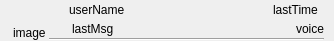
<?xml version="1.0" encoding="UTF-8"?>
<ui version="4.0">
 <class>CustomListWidgetItem</class>
 <widget class="QWidget" name="CustomListWidgetItem">
  <property name="geometry">
   <rect>
    <x>0</x>
    <y>0</y>
    <width>334</width>
    <height>41</height>
   </rect>
  </property>
  <property name="windowTitle">
   <string>Form</string>
  </property>
  <layout class="QHBoxLayout" name="horizontalLayout_3" stretch="1,8">
   <property name="spacing">
    <number>0</number>
   </property>
   <property name="leftMargin">
    <number>10</number>
   </property>
   <property name="topMargin">
    <number>0</number>
   </property>
   <property name="rightMargin">
    <number>10</number>
   </property>
   <property name="bottomMargin">
    <number>0</number>
   </property>
   <item>
    <widget class="QLabel" name="lb_image">
     <property name="styleSheet">
      <string notr="true">margin-top:25px;</string>
     </property>
     <property name="text">
      <string>image</string>
     </property>
    </widget>
   </item>
   <item>
    <layout class="QVBoxLayout" name="verticalLayout">
     <property name="spacing">
      <number>0</number>
     </property>
     <item>
      <layout class="QHBoxLayout" name="horizontalLayout" stretch="2,20,5">
       <item>
        <widget class="QLabel" name="lb_newMsgNum">
         <property name="text">
          <string/>
         </property>
        </widget>
       </item>
       <item>
        <widget class="QLabel" name="lb_friendName">
         <property name="styleSheet">
          <string notr="true">font: 75 20pt &quot;Agency FB&quot;;</string>
         </property>
         <property name="text">
          <string>userName</string>
         </property>
        </widget>
       </item>
       <item>
        <widget class="QLabel" name="lb_lastTime">
         <property name="styleSheet">
          <string notr="true">font: 16pt &quot;Agency FB&quot;;</string>
         </property>
         <property name="text">
          <string>lastTime</string>
         </property>
        </widget>
       </item>
      </layout>
     </item>
     <item>
      <layout class="QHBoxLayout" name="horizontalLayout_2" stretch="20,2">
       <item>
        <widget class="QLabel" name="lb_lastMsg">
         <property name="styleSheet">
          <string notr="true">margin-left:20px;
font: 16pt &quot;Agency FB&quot;;</string>
         </property>
         <property name="text">
          <string>lastMsg</string>
         </property>
        </widget>
       </item>
       <item>
        <widget class="QLabel" name="lb_voice">
         <property name="text">
          <string>voice</string>
         </property>
        </widget>
       </item>
      </layout>
     </item>
     <item>
      <widget class="Line" name="line">
       <property name="orientation">
        <enum>Qt::Horizontal</enum>
       </property>
      </widget>
     </item>
    </layout>
   </item>
  </layout>
 </widget>
 <resources/>
 <connections/>
</ui>
